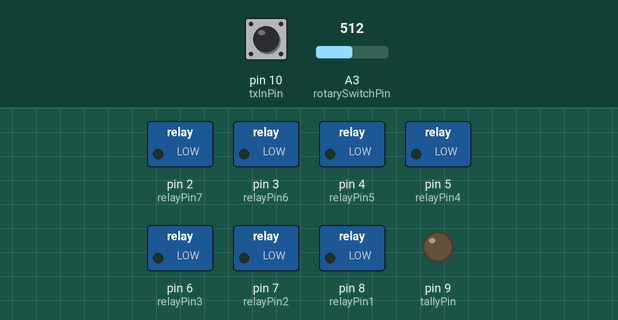
The sketch below on a simulated Arduino Uno, built with avr-gcc and run on an emulated ATmega328P. Parts: switched loads named in the sketch (green lamp = pin HIGH), output pins drawn as LEDs (lit = HIGH). Inputs (shaded band) come from the test bench; at power-on: A3 (rotarySwitchPin) = 512, pin 10 (txInPin) HIGH.

Above: at 1.2 s.
1.3 s: A3 (rotarySwitchPin) set to 283
2.8 s: A3 (rotarySwitchPin) set to 254
At 3.4 s:
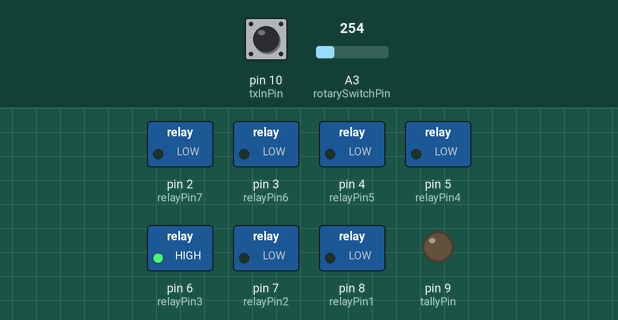
4.3 s: pin 10 (txInPin) pulled LOW for 0.15 s
At 4.37 s:
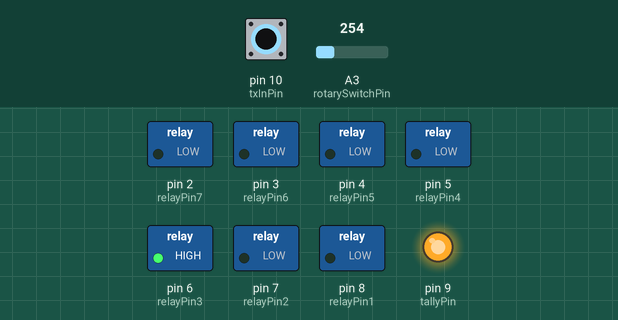
5.9 s: A3 (rotarySwitchPin) set to 216
7.4 s: A3 (rotarySwitchPin) set to 192
At 8.1 s:
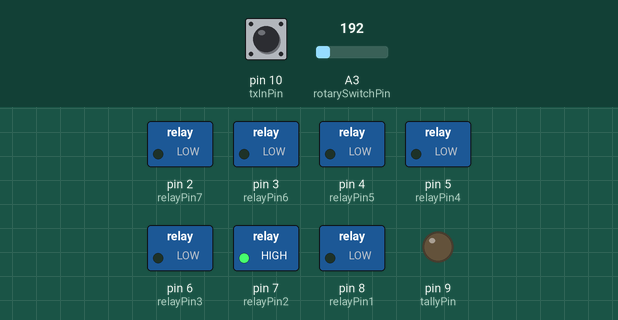
8.9 s: pin 10 (txInPin) pulled LOW for 1 s
At 9.2 s:
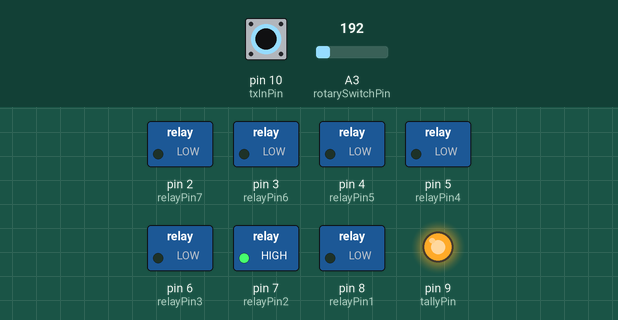
Timing chart, 0 to 11.9 s (numbered marks = the images above; inputs shaded):
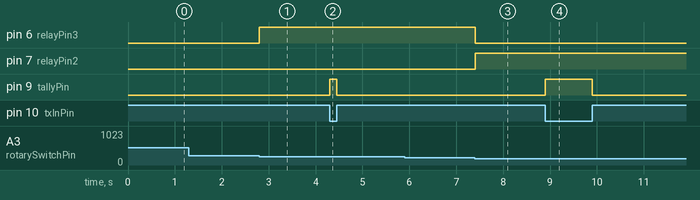

Measured:
- the behaviour switches between 270 and 269 on A3 (rotarySwitchPin) (found by bisection; images 0 and 1)
- the behaviour switches between 200 and 199 on A3 (rotarySwitchPin) (found by bisection; images 2 and 3)
- after the input at 1.3 s, every drawn part: stays the same
- after the input at 2.8 s, pin 6 (relayPin3): LOW → HIGH at once
- after the input at 4.3 s, pin 9 (tallyPin): LOW → HIGH at once, → LOW 0.15 s later
- after the input at 5.9 s, every drawn part: stays the same
- after the input at 7.4 s, pin 6 (relayPin3): HIGH → LOW at once; pin 7 (relayPin2): LOW → HIGH at once
- after the input at 8.9 s, pin 9 (tallyPin): LOW → HIGH at once, → LOW 1.0 s later

The sketch:

ic735_bandSwitch.ino
```cpp
//#define debug             // Uncomment to enable serial debug

#define tallyPin 9          // TX/PTT out from aarduino to relay

#define txInPin 10          // TX/PTT from tranceiver(out) to arduino(in)

#define rotarySwitchPin A3  // Rotary switch position analog pin to arduino(in)
#define analogRefPin A0     // +8V reference form tranceiver(out) to arduino(in). Currently no used in code
#define bandInPin A1        // BAND voltage from tranceiver(out) to arduino(in) analog input

// relay outputs to ULN
#define relayPin1 8         // Arduino out
#define relayPin2 7         // Arduino out
#define relayPin3 6         // Arduino out
#define relayPin4 5         // Arduino out
#define relayPin5 4         // Arduino out
#define relayPin6 3         // Arduino out
#define relayPin7 2         // Arduino out for TX/PTT lamp
// Phisical pin ampping in array
uint8_t pinBitArray[]={relayPin1, relayPin2, relayPin3, relayPin4, relayPin5, relayPin6, relayPin7,
                      tallyPin};

//storage for output relay state
uint8_t pinByte;

// ADC values for rotary switch
#define rotaryVal0  10
#define rotaryVal1  120
#define rotaryVal2  200
#define rotaryVal3  270
#define rotaryVal4  1023
#define rotaryVal5  1023
#define rotaryVal6  1023
#define rotaryVal7  1023
#define rotaryVal8  1023
#define rotaryVal9  1023
#define rotaryVal10 1023
#define rotaryVal11 1023
// ADC Rotary switch values array for easy access in loop code. Don't remember why weird order.
int rotaryValues[]={rotaryVal0, rotaryVal1, rotaryVal2, rotaryVal3,
                    rotaryVal4, rotaryVal5, rotaryVal6, rotaryVal7,
                    rotaryVal8, rotaryVal9, rotaryVal10, rotaryVal11};

// ADC values for BAND input. Measured on BAND pin and digitalized in arduino.
#define band30      50
#define band10      230
#define band15      340
#define band20      450
#define band40      600
#define band80      750
#define band160     970

// ADC BAND value array for easy access in loop code. Order copied from IC-735 manual
int bandValues[]={band30, band10, band15, band20, band40, band80, band160};

// Logical relay numbers for easy to use in bandMatrix code, no need to change
#define relay1    0
#define relay2    1
#define relay3    2
#define relay4    3
#define relay5    4
#define relay6    5
#define relay7    6

#define tallyBit  7

#define nc        255   // no connection, nothig used for this band. For tricky programming.

//This is cruitical
// in each element need to be relay number, who should be turned on
//bands assinged in follwing order (numbers ar meters):
//                   30m,10m,  15m,  20m,40m,  80m,160m
// TODO: rewrite to more easy use and more logical code
uint8_t bandMatrix[]={nc,     // 30m
                      nc,     // 10m
                      relay3, // 15m
                      relay2, // 20m
                      nc,     // 40m
                      relay1, // 80m
                      nc};    // 160m

// each array element represent switch position
// in each element need to be relay number, who should be turned on
// element 0 is reserved for auto mode, do not use and leave as nc
// TODO: rewrite as BAND names for easy of use
uint8_t rotaryMatrix[]={nc,relay1,relay2,relay3};         // for rotary switch

// macro hack
#define checkTX() bitWrite( pinByte, tallyBit, (digitalRead(txInPin) ? 0 : 1))

void setup() {

  #ifdef debug
  Serial.begin(115200);
  while (!Serial) {
    ; // wait for serial port to connect. Needed for native USB port only (arduino micro/pro micro)
  }
  #endif

  //Set relay pins to output
  for (uint8_t i = 0; i < sizeof(pinBitArray); i++){
    pinMode(pinBitArray[i], OUTPUT);
  }

  pinMode(txInPin, INPUT_PULLUP);

}

void loop() {
  uint8_t analogIndex;    // temp variable
  uint8_t pinIndex;    // temp variable

  pinByte = 0;              // start by releasing all relay bits (all relays off)

  analogIndex = readRotary();         // Read rotary switch
  if ( analogIndex > 0 && analogIndex < nc ) {     // if true, we are in manual mode
    pinIndex = rotaryMatrix[analogIndex];    // get logical relay num from array
    if (pinIndex < nc) {           // do nothing if we don't have relay for this rotary position
        bitWrite( pinByte, pinIndex, 1 );    // Set logical relay in pinByte storage variable
    }
  }
  else {                  // we have nc, so we are in auto mode
    analogIndex = readBand();         // Get BAND from tranceiver and return array index
    if ( analogIndex < nc ) {            // Do nothing if no antenna in this BAND. Array have Not Connected (nc)
      pinIndex = bandMatrix[analogIndex];    // Get logical relay index from banndArray
      if ( pinIndex < nc ) {         // Do nothing if no relay assingend (nc)
        bitWrite( pinByte, pinIndex, 1 );   // Set logical relay bin in pinByte storage variable
      }
    }
  }

  checkTX();              // check for TXing
  setPins();              // Translate from pinBits array logical relay numbers to hardware pins

  #ifdef debug
  Serial.print("Logical Pin (relay) state: ");
  Serial.println(pinByte,BIN);
  Serial.println(a);
  Serial.print("Rotary ADC RAW value: ");
  Serial.print(analogRead(rotarySwitchPin));
  Serial.print("\t");
  Serial.print("Rotary switch position: ");
  Serial.println(readRotary());
  delay(100);
  #endif

}

/*
* Set hardware relay pins from pinByte variable in quick loop
*/
void setPins(){
  for ( uint8_t i = 0; i < sizeof(pinBitArray); i++){
    digitalWrite( pinBitArray[i], (bitRead(pinByte, i) ? HIGH : LOW) );
  }
}

/*
* Read rotary switch RAW value, convert to array index for array and return it.
*/
uint8_t readRotary(){
  int a;
  a = analogRead(rotarySwitchPin);
  for ( uint8_t i=0; i < ( sizeof(rotaryValues) / sizeof(rotaryValues[0]) ); i++ ){
    if ( a < rotaryValues[i] ) return i;
  }
  return nc;
}

/*
* Read BAND RAW value, convert to array index for array and return it.
*/
uint8_t readBand(){
  int a;
  a = analogRead(bandInPin);

  #ifdef debug
  Serial.print("BAND RAW Analog:\t");
  Serial.print(a);
  #endif

  for (uint8_t i=0; i < ( sizeof(bandValues)/sizeof(bandValues[0]) ); i++){
    if ( a < bandValues[i] ) {
      #ifdef debug
      Serial.print("\tBand index: ");
      Serial.println(i);
      #endif
      return i;
    }
  }

  #ifdef debug
  Serial.print("\tBand index (nc): ");
  Serial.println(nc);
  #endif

  return nc;
}
```
